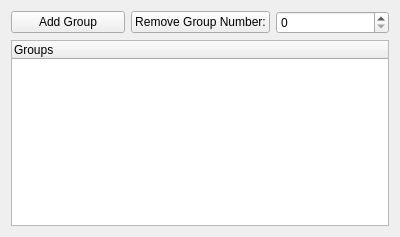
<?xml version="1.0" encoding="UTF-8"?>
<ui version="4.0">
 <class>CameraLocks</class>
 <widget class="QWidget" name="CameraLocks">
  <property name="geometry">
   <rect>
    <x>0</x>
    <y>0</y>
    <width>400</width>
    <height>237</height>
   </rect>
  </property>
  <property name="minimumSize">
   <size>
    <width>400</width>
    <height>237</height>
   </size>
  </property>
  <property name="windowTitle">
   <string>Camera Locks</string>
  </property>
  <layout class="QVBoxLayout" name="verticalLayout">
   <item>
    <layout class="QHBoxLayout" name="horizontalLayout_3">
     <item>
      <widget class="QPushButton" name="addGroup_">
       <property name="text">
        <string>Add Group</string>
       </property>
      </widget>
     </item>
     <item>
      <widget class="QPushButton" name="removeGroup_">
       <property name="text">
        <string>Remove Group Number:</string>
       </property>
      </widget>
     </item>
     <item>
      <widget class="QSpinBox" name="groupRemoveSpinBox_"/>
     </item>
    </layout>
   </item>
   <item>
    <widget class="QTreeWidget" name="viewSceneTreeWidget_">
     <property name="columnCount">
      <number>1</number>
     </property>
     <column>
      <property name="text">
       <string>Groups</string>
      </property>
     </column>
    </widget>
   </item>
  </layout>
 </widget>
 <resources/>
 <connections/>
</ui>
